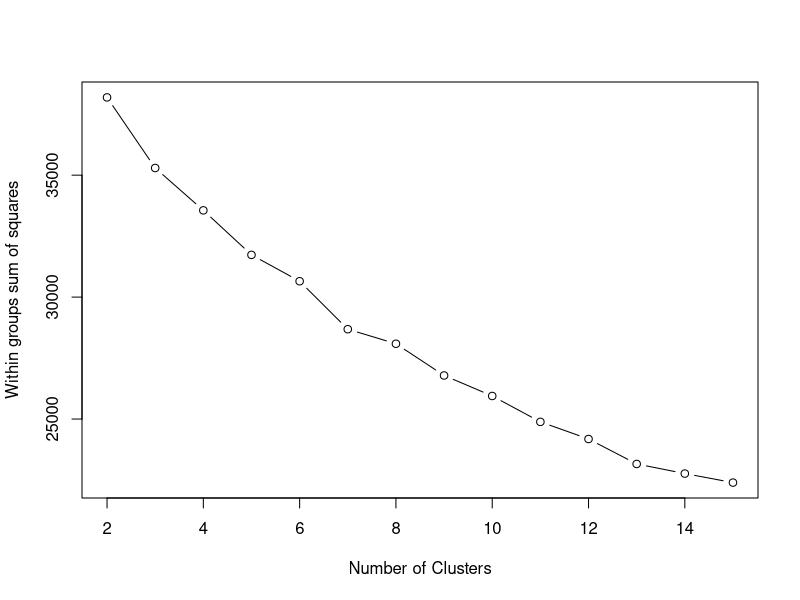
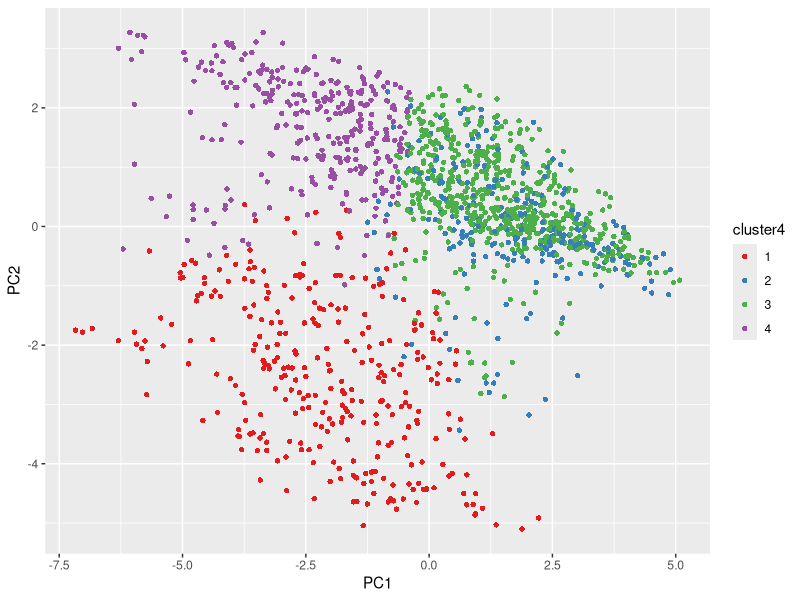
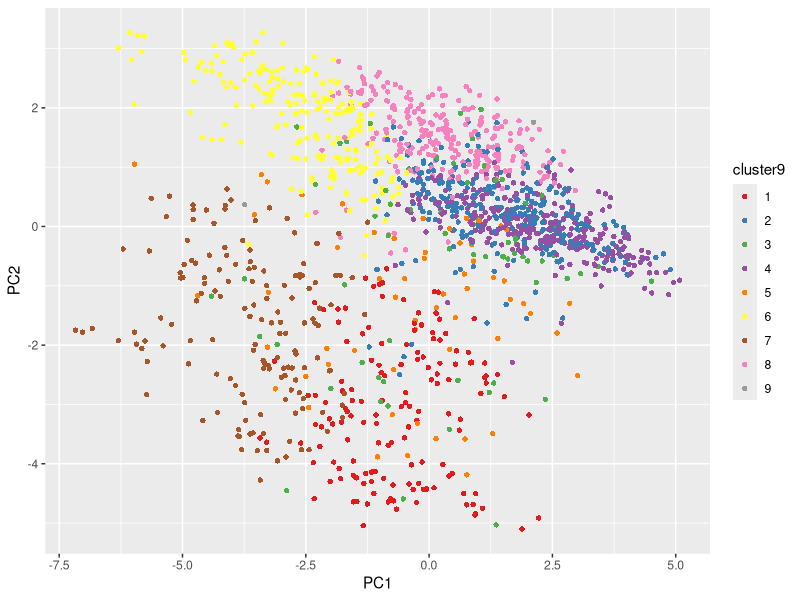

Write the R code that produced these figures, in order.
## ---- chunk 1
data <- read.csv("Schooling.csv")
## ---- chunk 2
summary(data)
## ---- chunk 3
#remove the iqscore variable
data$iqscore <- NULL

#remove observations with NA values
data <- na.omit(data) 
## ---- chunk 4
#define the model with wage76 as the target
model1 <- wage76 ~ smsa66 + smsa76 + nearc2 + nearc4 + nearc4a + nearc4b + ed76 + ed66 + age76 +
                   daded + nodaded + momed + nomomed + momdad14 + sinmom14 + step14 + south66 + south76 + 
                   famed + black + enroll76 + kww + mar76 + libcrd14 + exp76

#build the matrix and vector
X <- scale(model.matrix(model1, data)[,-1])
Y <- data$wage76

#center and scale our matrix values
X <- scale(X)

#split into training and test sets
set.seed(1972)
train.rows <- sample(1:nrow(X), nrow(X) / 2)
test.rows <- (-train.rows)

X.train <- X[train.rows,]
Y.train <- Y[train.rows]

X.test <- X[test.rows,]
Y.test <- Y[test.rows]
## ---- chunk 5
#store the values
kms <- list()
set.seed(100)
for (i in 2:15) kms[[i]] <- kmeans(X.train, centers=i, nstart=50)

kms.withinss <- sapply(sapply(kms, "[[", "withinss"), sum)

plot(2:15, kms.withinss[2:15], type="b", 
     xlab="Number of Clusters", 
     ylab="Within groups sum of squares") 

## ---- chunk 6
#store the 4-cluster model in a new variable
kms.4 <- kms[[4]]

#display the counts per cluster
table(kms.4$cluster)
## ---- chunk 7
#perform pca
X.train.pca <- prcomp(X.train)

#get the first 2 principal components
X.train.pca.2 <- as.data.frame(X.train.pca$x[,1:2])

#4-cluster assignment
X.train.pca.2$cluster4 <- as.factor(kms.4$cluster)

#plot the 4-cluster assignment
require(ggplot2)
require(RColorBrewer)
ggplot(X.train.pca.2, aes(x=PC1, y=PC2, color=cluster4)) + geom_point(shape=16) + 
  scale_colour_brewer(palette="Set1")
## ---- chunk 8
X.train.cor <- cor(X.train, X.train.pca.2[1:2])
X.train.cor
## ---- chunk 9
#add cluster to the wage values
Y.train.4 <- data.frame(wage=Y, cluster=as.factor(kms.4$cluster))

#compute means per cluster
aggregate(wage ~ cluster, data = Y.train.4, FUN = mean)
## ---- chunk 10
#store the 9-cluster model in a new variable
kms.9 <- kms[[9]]

#display the counts per cluster
table(kms.9$cluster)

#10-cluster assignment (also remove 4)
X.train.pca.2$cluster4 <- NULL
X.train.pca.2$cluster9 <- as.factor(kms.9$cluster)

#plot the clustering
ggplot(X.train.pca.2, aes(x=PC1, y=PC2, color=cluster9)) + geom_point(shape=16) + 
  scale_colour_brewer(palette="Set1")

#add cluster to the wage values
Y.train.9 <- data.frame(wage=Y, cluster=as.factor(kms.9$cluster))

#compute means per cluster
aggregate(wage ~ cluster, data = Y.train.9, FUN = mean)
